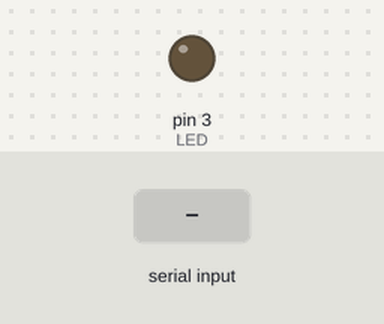
Bench run of a sketch on a simulated Arduino Uno, built with avr-gcc and run on an emulated ATmega328P. Shown: output pins drawn as LEDs (lit = HIGH). Inputs (shaded band) come from the test bench.

Above: at 1.2 s.
1.3 s: "1" received over Serial
At 2.0 s:
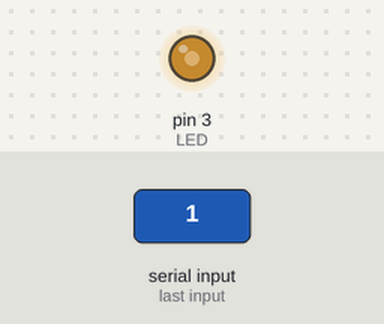
2.8 s: "2" received over Serial
At 4.5 s:
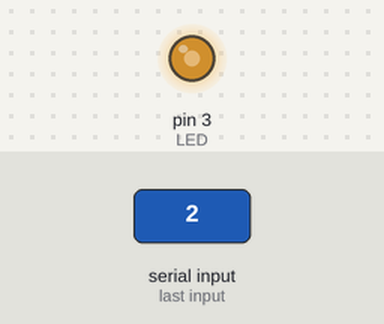
4.8 s: "3" received over Serial
At 6.2 s:
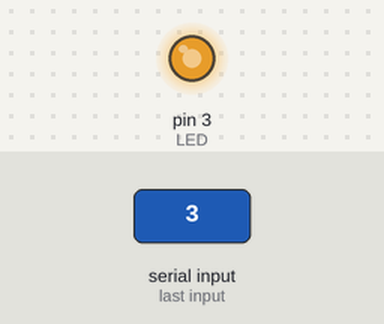
Timing chart, 0 to 7.8 s (numbered marks = the images above; inputs shaded):
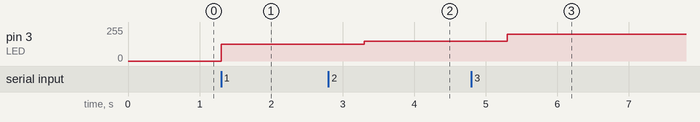

The sketch:

led1.ino
```cpp
char data;
int LED=3;
void setup() {
  Serial.begin(9600);
  pinMode(LED, OUTPUT);

}
void loop() {
  while (Serial.available())
  {
    data = Serial.read();
  }
  if (data == '0')
  {
    analogWrite (LED ,0);
    delay (1000);
  }
  else if(data == '1')
  {
    analogWrite (LED ,127);
    delay(1000);
  }
  else if(data == '2')
  {
    analogWrite (LED ,150);
    delay(1000);
  }
  else if(data == '3')
  {
    analogWrite (LED ,200);
    delay(1000);
  }
  else if(data == '4')
  {
    analogWrite (LED ,255);
    delay(1000);
  }
}
```

Measured:
- after the input at 1.3 s, pin 3 (LED): 0/255 → 127/255 at once
- after the input at 2.8 s, pin 3 (LED): 127/255 → 150/255 after 0.50 s
- after the input at 4.8 s, pin 3 (LED): 150/255 → 200/255 after 0.50 s
